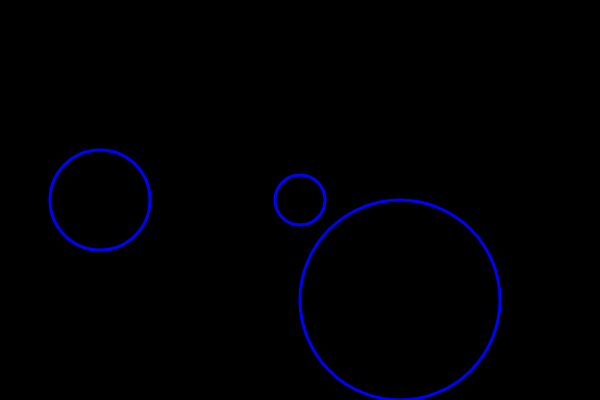
Frame 1 (no input)
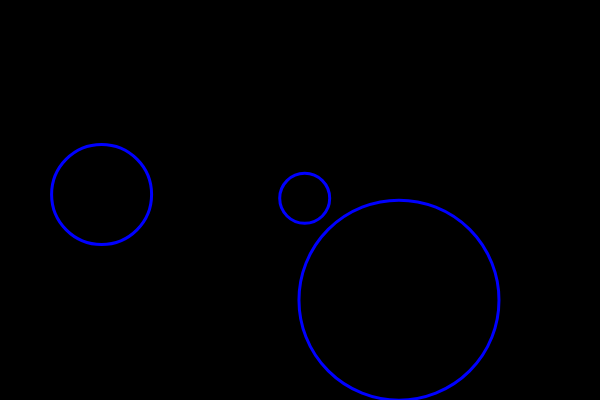
Frame 60 (no input)
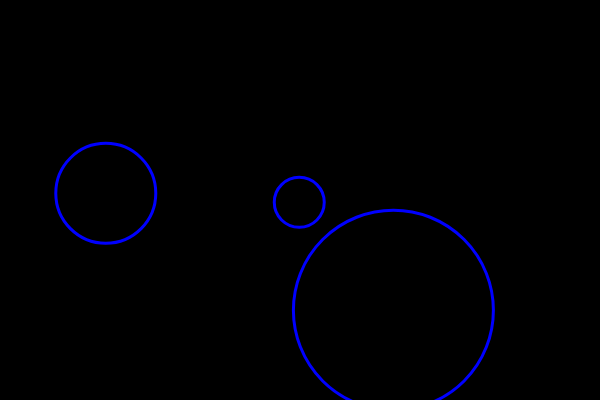
Frame 120 (the mouse pressed at the canvas centre since frame 60)

The p5.js sketch that drew these frames (run headless with seeded random() and noise() and a simulated clock; from frame 60 on, the mouse is pressed at the canvas centre):

// p5.js sketch
// ── sketch.js
var bubble;

function setup(){
    createCanvas(600,400);
    bubble1 = new Bubble(300,200,25);
    bubble2 = new Bubble(100,200,50);
    bubble3 = new Bubble(400,300,100);
}

function draw(){
    background(0);
    bubble1.show();
    bubble1.move();
    bubble2.show();
    bubble2.move();
    bubble3.show();
    bubble3.move();
}

class Bubble {
  constructor(x,y,r){
    this.x = x;
    this.y = y;
    this.r = r;
  }

  move(){
    this.x = this.x + random(-1,1);
    this.y = this.y + random(-1,1);
  }

  show(){
    stroke(0,0,255);
    strokeWeight(3);
    noFill();
    ellipse(this.x,this.y,this.r * 2);
  }
}
